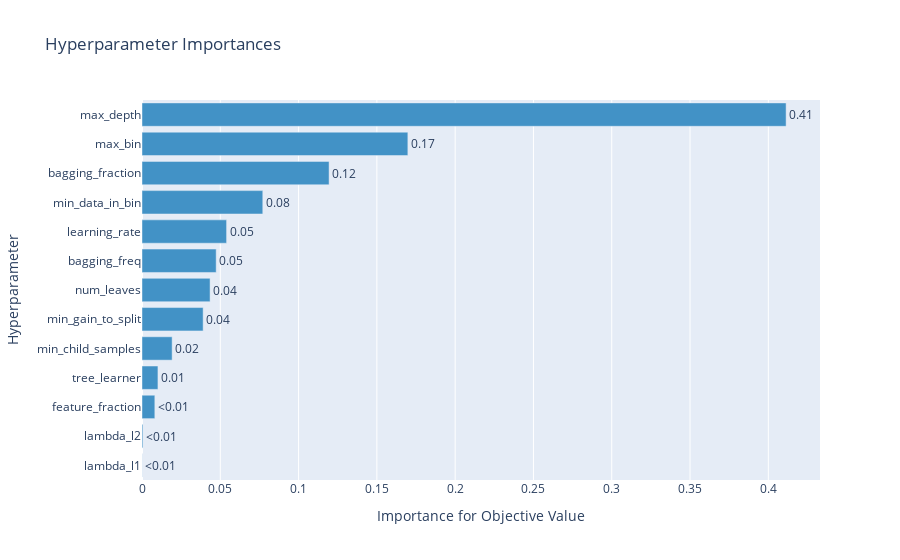

Write notebook code for a chart like this one.
### Code cell
# 하이퍼파라미터별 중요도를 확인할 수 있는 그래프
optuna.visualization.plot_param_importances(study)

### Figure 1 — Plotly figure (JSON) as saved in the notebook; plotly's stock layout.template omitted (floating-point values rounded to 4 significant figures)
{"data": [{"cliponaxis": false, "hovertemplate": ["lambda_l1 (FloatDistribution): 0.0001104988922849021<extra></extra>", "lambda_l2 (FloatDistribution): 0.000581798695265901<extra></extra>", "feature_fraction (FloatDistribution): 0.008191680480571232<extra></extra>", "tree_learner (CategoricalDistribution): 0.010177938735704897<extra></extra>", "min_child_samples (IntDistribution): 0.019251429320125916<extra></extra>", "min_gain_to_split (FloatDistribution): 0.0390502117914477<extra></extra>", "num_leaves (IntDistribution): 0.0434732365937933<extra></extra>", "bagging_freq (IntDistribution): 0.047372560447894695<extra></extra>", "learning_rate (FloatDistribution): 0.0540232315741937<extra></extra>", "min_data_in_bin (IntDistribution): 0.07714039250693812<extra></extra>", "bagging_fraction (FloatDistribution): 0.11947978395309333<extra></extra>", "max_bin (IntDistribution): 0.16979159672962876<extra></extra>", "max_depth (IntDistribution): 0.41135564027905736<extra></extra>"], "marker": {"color": "rgb(66,146,198)"}, "orientation": "h", "text": ["<0.01", "<0.01", "<0.01", "0.01", "0.02", "0.04", "0.04", "0.05", "0.05", "0.08", "0.12", "0.17", "0.41"], "textposition": "outside", "type": "bar", "x": [0.0001105, 0.0005818, 0.008192, 0.01018, 0.01925, 0.03905, 0.04347, 0.04737, 0.05402, 0.07714, 0.1195, 0.1698, 0.4114], "y": ["lambda_l1", "lambda_l2", "feature_fraction", "tree_learner", "min_child_samples", "min_gain_to_split", "num_leaves", "bagging_freq", "learning_rate", "min_data_in_bin", "bagging_fraction", "max_bin", "max_depth"]}], "layout": {"showlegend": false, "title": {"text": "Hyperparameter Importances"}, "xaxis": {"title": {"text": "Importance for Objective Value"}}, "yaxis": {"title": {"text": "Hyperparameter"}}}}
